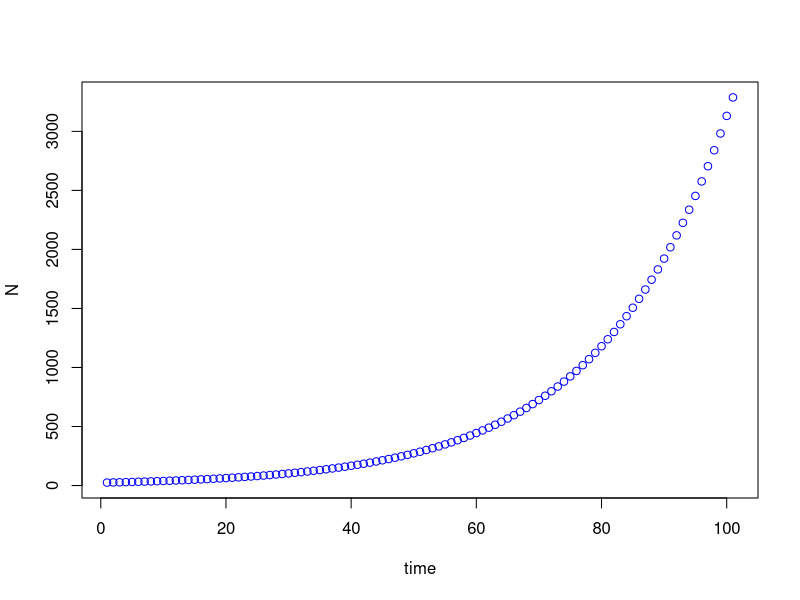
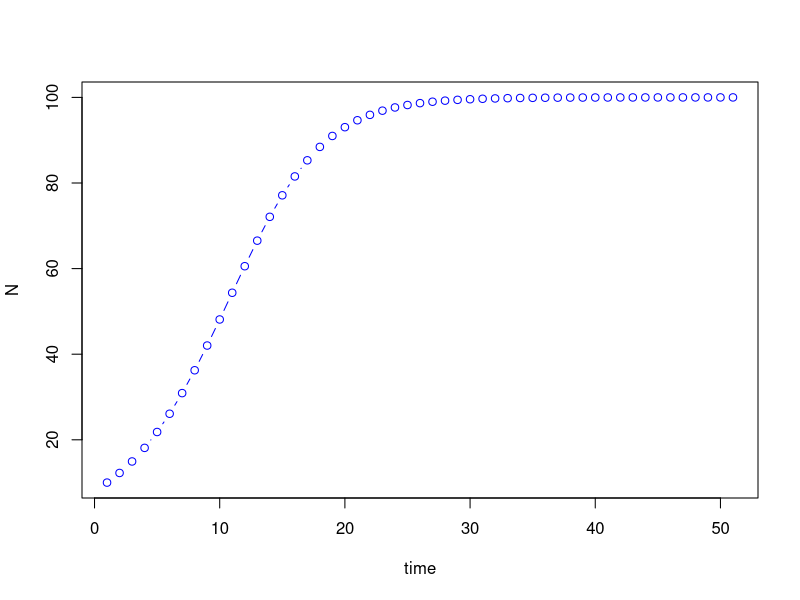
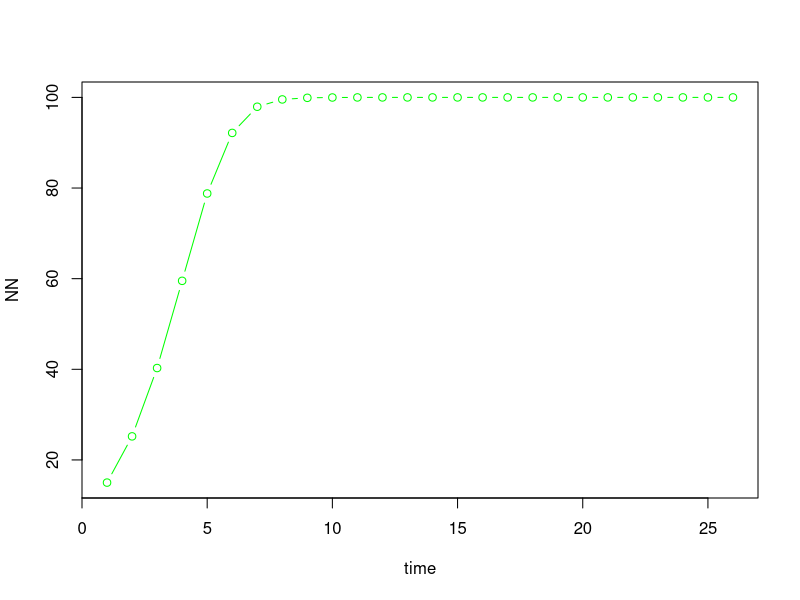
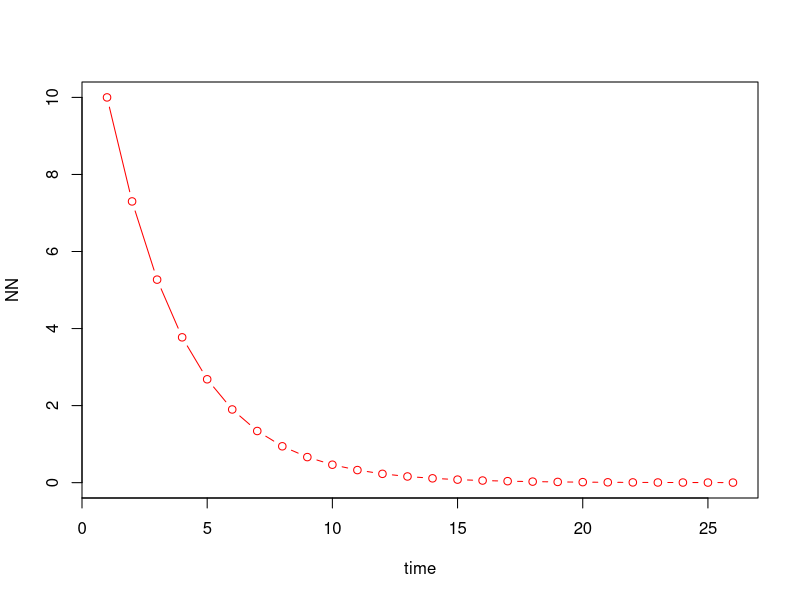
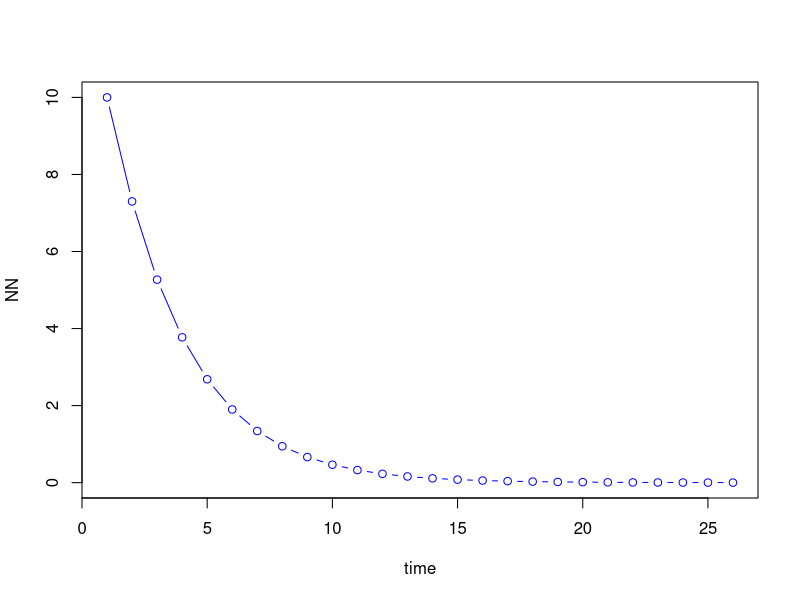
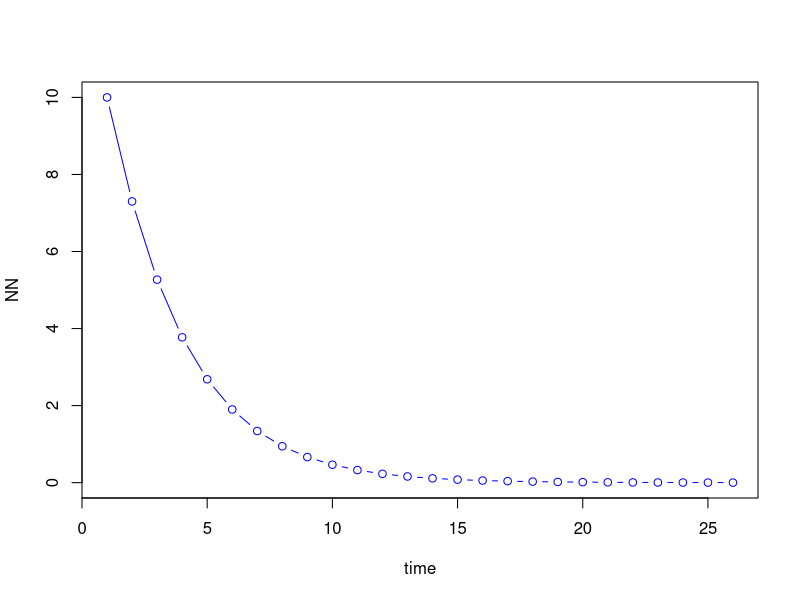
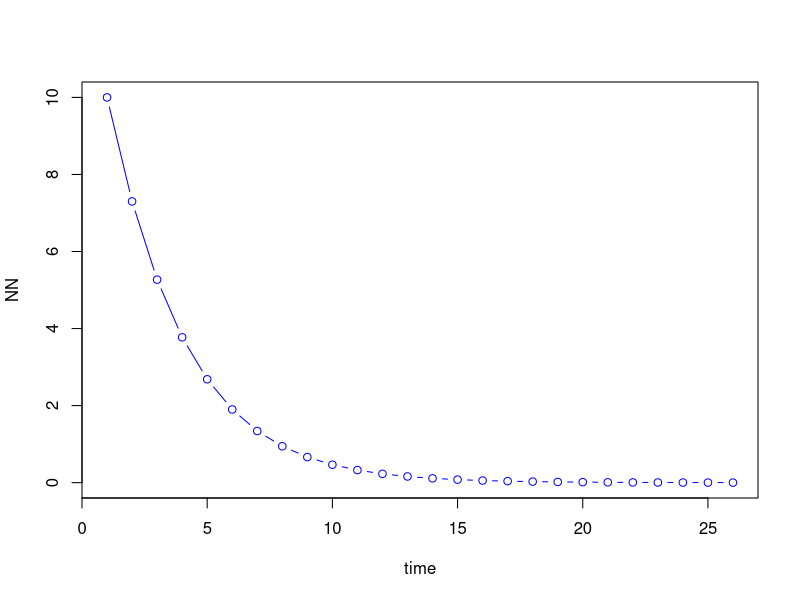

R code for these plots, in order:
#Basic Script for Logistic population growth


N0<-25
RR<-1.05
ttMax<-100
#ttMax is total number of timesteps to simulate

NN<-matrix(NA, nrow=1, ncol=ttMax+1)
#initializes a vector assigned to variable NN, will produce NA values
#this is a matrix with one row, and with number of columns=ttMax+1 (here 101), and with each entry being NA so it can be filled in
NN[1]<-N0
#sets first value to initial condition (as opposed to NA, because you have that initial value)

#Loop this code over the ttMax timesteps (here 100), using the modeling EQ to update NN. "For times in range of 1:100, run this equation"

for (tt in 1:ttMax){
  NN[tt+1]<-RR*NN[tt]
}
NN

#Plot results (range of 100 --1 to 101 on x, population at that time on Y)
plot(1:(ttMax+1), NN, xlab="time", ylab="N", type="b", col='blue')

#
##################################
#CHANGING OVER TO LOGISTIC EQUATION
#


rr=0.25
ttMax=50
N0<-10
NN<-matrix(NA, nrow=1, ncol=ttMax+1)
NN[1]<-N0
KK=100
for (tt in 1:ttMax){
  NN[tt+1]<-NN[tt]*
    (1+(rr*(1-(NN[tt]/KK))))
}

#Need to define everything, including rr
#be VERY careful with parentheses/brackets, that they match in number and type
#the only thing you are indexing here/putting brackets is "tt"-time. that's because time is the input that is changing, and being the source of each output
#^right?


plot(1:(50+1), NN, xlab="time", ylab="N", type="b", col='blue')
#again with putting a real number in for time, vs. ttMax+1
#something about it being inside or outside of the function - WHY??


#
#converting script to a function
#

discretelogisticfun<- function(N0, ttMax, rr){
  NN<-matrix(NA, nrow=1, ncol=ttMax+1)
  NN[1]<-N0
  for (tt in 1:ttMax){
    NN[tt+1]<-NN[tt]*
      (1+(rr*(1-(NN[tt]/KK))))
  }
  return(NN)
}

#testing functionality
#REMEMBER that you have to "pull" the return/result out from the function. Like, answer<-function(thisScript,theseparameters)
#here, NN is your answer/return
#so,

NN<-discretelogisticfun(N0=15, ttMax=25, rr=0.8)
#add in how to plot:
plot(1:(25+1), NN, xlab="time", ylab="NN", type ="b", col='green')

#SUCCESS!

#TIP: be VERY CAREFUL with matching values, variables, parameters, etc.


###########################
#3.3.2 MINI EXERCISE
variousR<-c(-0.3, 0.3, 1.3, 1.9, 2.2, 2.7)
variousR
rr<-variousR
par<-(mfrow=c(2,3))
NN<-discretelogisticfun(N0=10, ttMax=25, rr=variousR)
#DID I NEED TO ADD KK as a defineable variable?
#otherwise you get KK as an "unused argument" - I happened to set KK=100 right away in creating the function

plot(1:(25+1), NN, xlab="time", ylab="NN", type ="b", col='red')


warnings()
#TONS OF WARNINGS saying the number of items to replace is not a multiple of replacement length
#thinking I need to redefine my function, will edit below:

#converting script to a function
#

discretelogisticfunTEST<- function(N0, ttMax, rr=variousR){
  NN<-matrix(NA, nrow=1, ncol=ttMax+1)
  NN[1]<-N0
  variousR
  par<-(mfrow=c(2,3))
  for (tt in 1:ttMax){
    NN[tt+1]<-NN[tt]*
      (1+(rr*(1-(NN[tt]/KK))))
  }
  return(NN)
}
plot(1:(25+1), NN, xlab="time", ylab="NN", type ="b", col='blue')
#did not work, probably because I haven't used the actual new function (which works on its own, or at least has no errors)

NN<-discretelogisticfunTEST(N0=10, ttMax=25)
plot(1:(25+1), NN, xlab="time", ylab="NN", type ="b", col='blue')
#still no errors, but no iterations with various RR

NN<-discretelogisticfunTEST(N0=10, ttMax=25, rr=variousR)
plot(1:(25+1), NN, xlab="time", ylab="NN", type ="b", col='blue')
#same as before, no errors but no new plot showing
